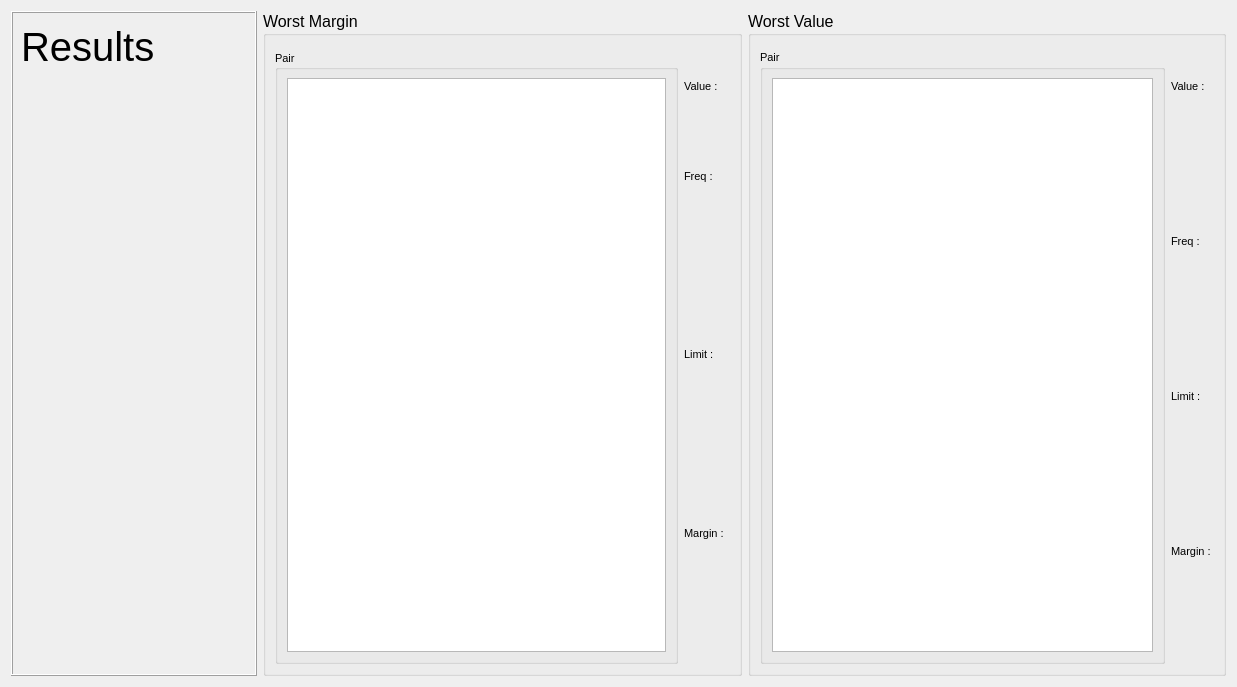
<?xml version="1.0" encoding="UTF-8"?>
<ui version="4.0">
 <class>ParameterWidget</class>
 <widget class="QWidget" name="ParameterWidget">
  <property name="geometry">
   <rect>
    <x>0</x>
    <y>0</y>
    <width>1237</width>
    <height>687</height>
   </rect>
  </property>
  <property name="windowTitle">
   <string>ParameterWidget</string>
  </property>
  <layout class="QVBoxLayout" name="verticalLayout_7">
   <item>
    <layout class="QVBoxLayout" name="verticalLayout_3"/>
   </item>
   <item>
    <layout class="QVBoxLayout" name="canvasLayout">
     <property name="sizeConstraint">
      <enum>QLayout::SetDefaultConstraint</enum>
     </property>
     <item>
      <layout class="QHBoxLayout" name="horizontalLayout_2">
       <item>
        <widget class="QFrame" name="ResultsFrame">
         <property name="sizePolicy">
          <sizepolicy hsizetype="Preferred" vsizetype="Preferred">
           <horstretch>0</horstretch>
           <verstretch>0</verstretch>
          </sizepolicy>
         </property>
         <property name="minimumSize">
          <size>
           <width>246</width>
           <height>0</height>
          </size>
         </property>
         <property name="frameShape">
          <enum>QFrame::Box</enum>
         </property>
         <property name="frameShadow">
          <enum>QFrame::Raised</enum>
         </property>
         <widget class="QLabel" name="label">
          <property name="geometry">
           <rect>
            <x>10</x>
            <y>10</y>
            <width>191</width>
            <height>51</height>
           </rect>
          </property>
          <property name="font">
           <font>
            <pointsize>30</pointsize>
           </font>
          </property>
          <property name="text">
           <string>Results</string>
          </property>
         </widget>
         <widget class="QLabel" name="paramLabel">
          <property name="geometry">
           <rect>
            <x>10</x>
            <y>70</y>
            <width>341</width>
            <height>31</height>
           </rect>
          </property>
          <property name="font">
           <font>
            <pointsize>20</pointsize>
           </font>
          </property>
          <property name="text">
           <string/>
          </property>
         </widget>
         <widget class="QLabel" name="passLabel">
          <property name="geometry">
           <rect>
            <x>10</x>
            <y>140</y>
            <width>151</width>
            <height>51</height>
           </rect>
          </property>
          <property name="font">
           <font>
            <pointsize>20</pointsize>
           </font>
          </property>
          <property name="text">
           <string/>
          </property>
         </widget>
        </widget>
       </item>
       <item>
        <widget class="QGroupBox" name="groupBox">
         <property name="font">
          <font>
           <pointsize>12</pointsize>
          </font>
         </property>
         <property name="title">
          <string>Worst Margin</string>
         </property>
         <layout class="QHBoxLayout" name="horizontalLayout_5">
          <item>
           <layout class="QVBoxLayout" name="verticalLayout_4">
            <property name="topMargin">
             <number>5</number>
            </property>
            <item>
             <widget class="QGroupBox" name="groupBox_3">
              <property name="font">
               <font>
                <pointsize>8</pointsize>
               </font>
              </property>
              <property name="title">
               <string>Pair</string>
              </property>
              <property name="alignment">
               <set>Qt::AlignLeading|Qt::AlignLeft|Qt::AlignVCenter</set>
              </property>
              <layout class="QHBoxLayout" name="horizontalLayout_4">
               <item>
                <widget class="QListWidget" name="marginListWidget">
                 <property name="editTriggers">
                  <set>QAbstractItemView::NoEditTriggers</set>
                 </property>
                </widget>
               </item>
              </layout>
             </widget>
            </item>
           </layout>
          </item>
          <item>
           <layout class="QVBoxLayout" name="verticalLayout_5">
            <item>
             <layout class="QHBoxLayout" name="horizontalLayout">
              <item>
               <widget class="QLabel" name="label_2">
                <property name="font">
                 <font>
                  <pointsize>8</pointsize>
                 </font>
                </property>
                <property name="text">
                 <string>Value :</string>
                </property>
               </widget>
              </item>
              <item>
               <widget class="QLabel" name="marginValueLabel">
                <property name="font">
                 <font>
                  <pointsize>8</pointsize>
                 </font>
                </property>
                <property name="text">
                 <string/>
                </property>
               </widget>
              </item>
             </layout>
            </item>
            <item>
             <widget class="QLabel" name="label_3">
              <property name="font">
               <font>
                <pointsize>8</pointsize>
               </font>
              </property>
              <property name="text">
               <string>Freq : </string>
              </property>
             </widget>
            </item>
            <item>
             <widget class="QLabel" name="marginFreqLabel">
              <property name="font">
               <font>
                <pointsize>8</pointsize>
               </font>
              </property>
              <property name="text">
               <string/>
              </property>
             </widget>
            </item>
            <item>
             <widget class="QLabel" name="label_4">
              <property name="font">
               <font>
                <pointsize>8</pointsize>
               </font>
              </property>
              <property name="text">
               <string>Limit : </string>
              </property>
             </widget>
            </item>
            <item>
             <widget class="QLabel" name="marginLimitLabel">
              <property name="font">
               <font>
                <pointsize>8</pointsize>
               </font>
              </property>
              <property name="text">
               <string/>
              </property>
             </widget>
            </item>
            <item>
             <widget class="QLabel" name="label_5">
              <property name="font">
               <font>
                <pointsize>8</pointsize>
               </font>
              </property>
              <property name="text">
               <string>Margin : </string>
              </property>
             </widget>
            </item>
            <item>
             <widget class="QLabel" name="marginLabel">
              <property name="font">
               <font>
                <pointsize>8</pointsize>
               </font>
              </property>
              <property name="text">
               <string/>
              </property>
             </widget>
            </item>
           </layout>
          </item>
         </layout>
         <zorder></zorder>
         <zorder></zorder>
        </widget>
       </item>
       <item>
        <widget class="QGroupBox" name="groupBox_2">
         <property name="font">
          <font>
           <pointsize>12</pointsize>
          </font>
         </property>
         <property name="title">
          <string>Worst Value</string>
         </property>
         <layout class="QHBoxLayout" name="horizontalLayout_7">
          <item>
           <layout class="QHBoxLayout" name="horizontalLayout_3">
            <property name="topMargin">
             <number>5</number>
            </property>
            <item>
             <widget class="QGroupBox" name="groupBox_4">
              <property name="font">
               <font>
                <pointsize>8</pointsize>
               </font>
              </property>
              <property name="title">
               <string>Pair</string>
              </property>
              <layout class="QHBoxLayout" name="horizontalLayout_6">
               <item>
                <widget class="QListWidget" name="worstListWidget">
                 <property name="editTriggers">
                  <set>QAbstractItemView::NoEditTriggers</set>
                 </property>
                </widget>
               </item>
              </layout>
             </widget>
            </item>
            <item>
             <layout class="QVBoxLayout" name="verticalLayout_6">
              <item>
               <widget class="QLabel" name="label_6">
                <property name="font">
                 <font>
                  <pointsize>8</pointsize>
                 </font>
                </property>
                <property name="text">
                 <string>Value :</string>
                </property>
               </widget>
              </item>
              <item>
               <widget class="QLabel" name="worstValueLabel">
                <property name="font">
                 <font>
                  <pointsize>8</pointsize>
                 </font>
                </property>
                <property name="text">
                 <string/>
                </property>
               </widget>
              </item>
              <item>
               <widget class="QLabel" name="label_7">
                <property name="font">
                 <font>
                  <pointsize>8</pointsize>
                 </font>
                </property>
                <property name="text">
                 <string>Freq : </string>
                </property>
               </widget>
              </item>
              <item>
               <widget class="QLabel" name="worstFreqLabel">
                <property name="font">
                 <font>
                  <pointsize>8</pointsize>
                 </font>
                </property>
                <property name="text">
                 <string/>
                </property>
               </widget>
              </item>
              <item>
               <widget class="QLabel" name="label_8">
                <property name="font">
                 <font>
                  <pointsize>8</pointsize>
                 </font>
                </property>
                <property name="text">
                 <string>Limit : </string>
                </property>
               </widget>
              </item>
              <item>
               <widget class="QLabel" name="worstLimitLabel">
                <property name="font">
                 <font>
                  <pointsize>8</pointsize>
                 </font>
                </property>
                <property name="text">
                 <string/>
                </property>
               </widget>
              </item>
              <item>
               <widget class="QLabel" name="label_9">
                <property name="font">
                 <font>
                  <pointsize>8</pointsize>
                 </font>
                </property>
                <property name="text">
                 <string>Margin : </string>
                </property>
               </widget>
              </item>
              <item>
               <widget class="QLabel" name="worstMarginLabel">
                <property name="font">
                 <font>
                  <pointsize>8</pointsize>
                 </font>
                </property>
                <property name="text">
                 <string/>
                </property>
               </widget>
              </item>
             </layout>
            </item>
           </layout>
          </item>
         </layout>
        </widget>
       </item>
      </layout>
     </item>
    </layout>
   </item>
  </layout>
 </widget>
 <resources/>
 <connections/>
</ui>
